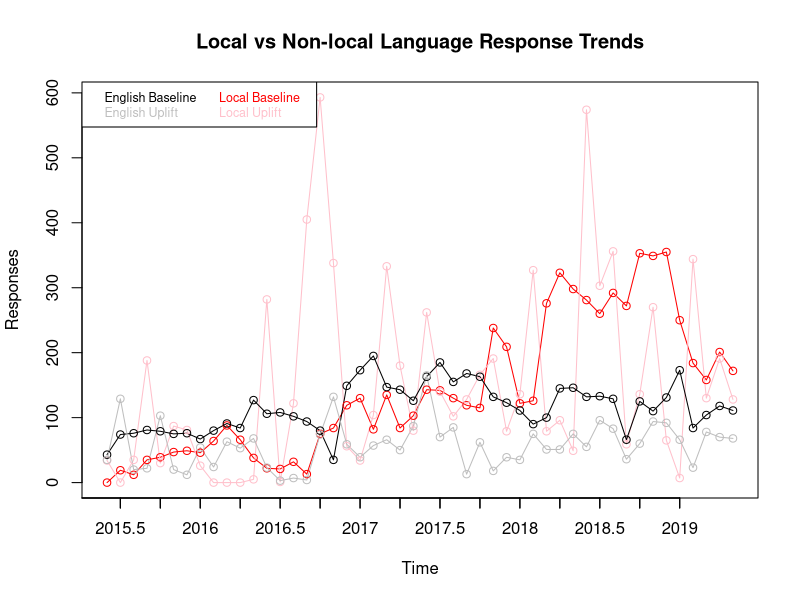
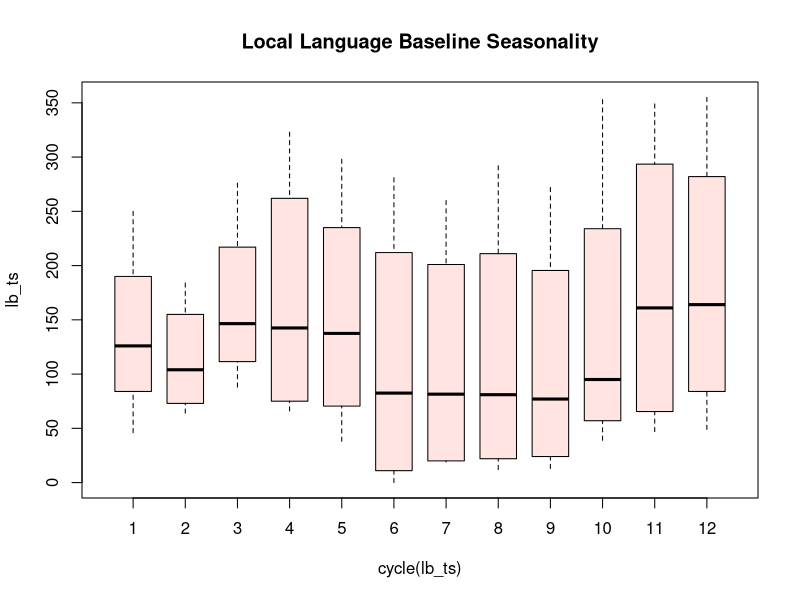
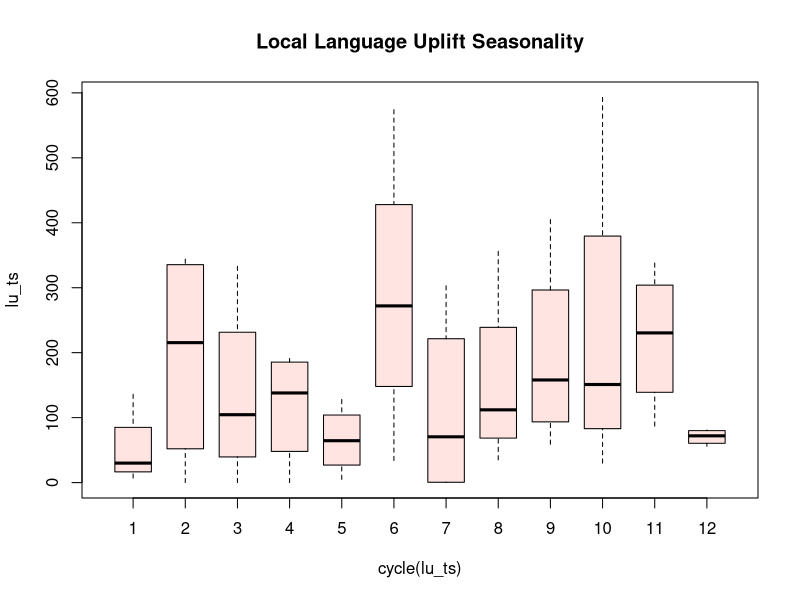
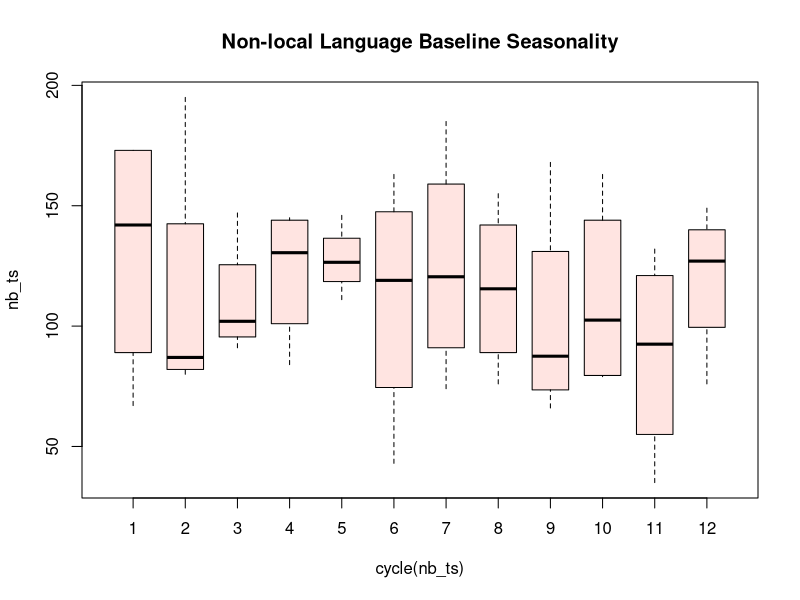
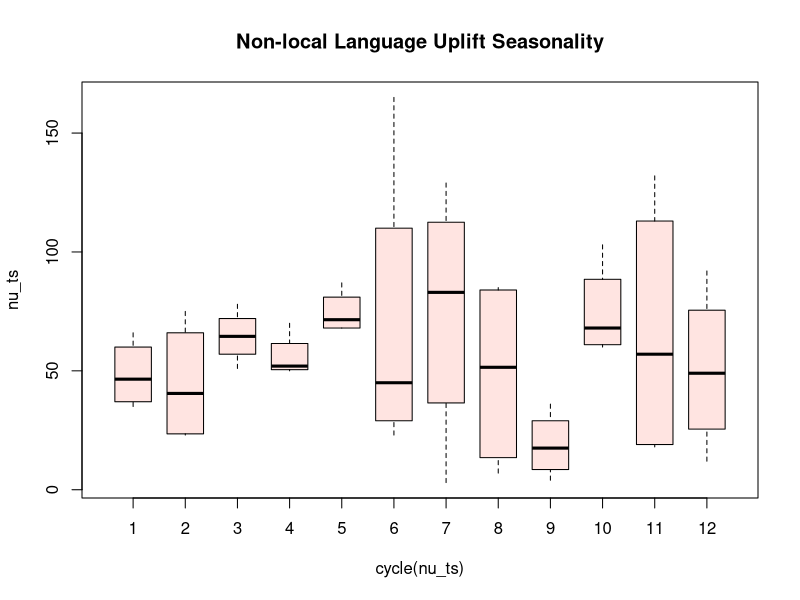
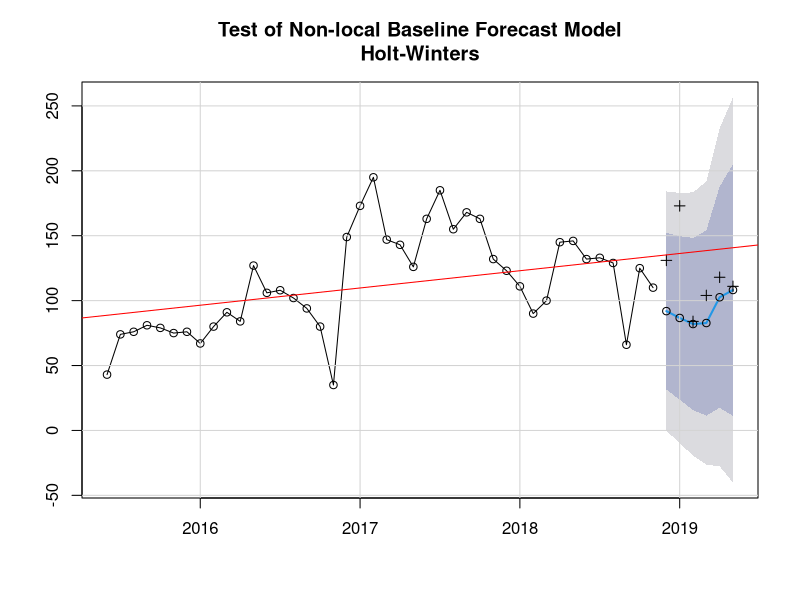
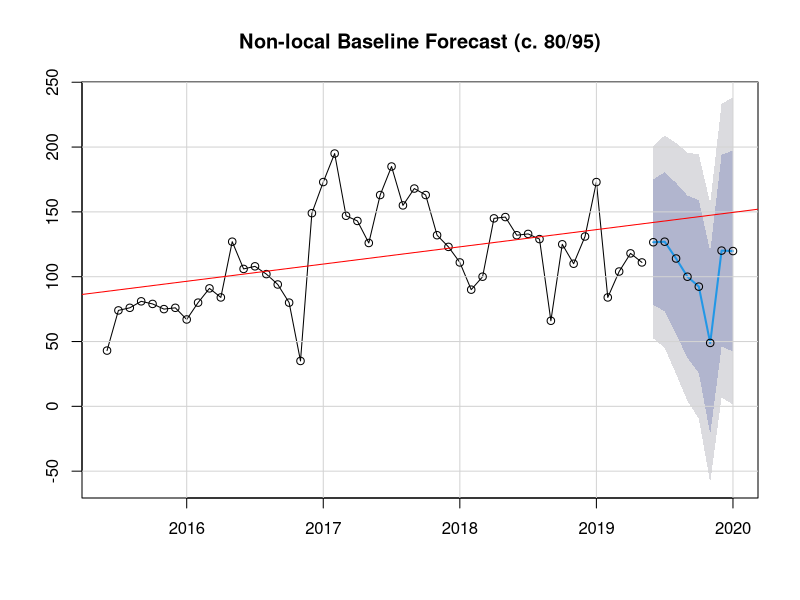

Recreate these plots in R, in order. (Note: this script raises an error after producing the figures.)
library(lubridate)
library(dplyr)
library(forecast)
library(ggplot2)


data <- read.csv('data123.csv')
View(data)
str(data)

### feature tuning
data$Created.Date <- as.Date(data$Start.Date, format = '%m/%d/%Y')
data$Start.Date <- as.Date(data$Start.Date, format = '%m/%d/%Y')
data$Response.Day <- as.Date(data$Response.Day,format = '%m/%d/%Y')
data$Response.Month <- data$Response.Day
day(data$Response.Month) <- 1
str(data)

### imputation

data$bu_flag <- factor(if_else(
                          year(data$Start.Date) < year(data$Response.Day) & 
                            month(data$Start.Date) == 12 & 
                            month(data$Response.Day) == 1, 
                          'Uplift',
                            ifelse(
                              year(data$Created.Date) < year(data$Start.Date) &
                                year(data$Response.Day) < year(data$Start.Date) |
                              year(data$Created.Date) == year(data$Start.Date) &
                                year(data$Response.Day) == year(data$Start.Date) &
                                month(data$Created.Date) <= month(data$Start.Date) & 
                                month(data$Response.Day) <= month(data$Start.Date) + 1,
                              'Uplift','Baseline'
                                )
                            
                            )
)
                       

### subsetting

# isolate trials
responses_notrials <- subset(data, Language != '', select = Campaign.ID:bu_flag)
responses_trials <- subset(data, Language == '', select = Campaign.ID:bu_flag)

# isolate local vs non-local responses            
local_base <- subset(responses_notrials, Language != 'English' & bu_flag == 'Baseline', select = Campaign.ID:bu_flag)
local_up <- subset(responses_notrials, Language != 'English' & bu_flag == 'Uplift', select = Campaign.ID:bu_flag)
  
nonlocal_base <- subset(responses_notrials, Language == 'English' & bu_flag == 'Baseline', select = Campaign.ID:bu_flag)
nonlocal_up <- subset(responses_notrials, Language == 'English' & bu_flag == 'Uplift', select = Campaign.ID:bu_flag)


### rollup and convert to time series


lb_df <- as.data.frame(table(local_base$Response.Month, local_base$bu_flag))
lb_df <- subset(lb_df, Var2 =='Baseline', select = c('Var1','Freq'))
colnames(lb_df)[colnames(lb_df)=='Var1'] <- 'Month'
colnames(lb_df)[colnames(lb_df)=='Freq'] <- 'Baseline_Local'
lb_df$Month <- as.POSIXct(lb_df$Month, format = '%Y-%m-%d')

lu_df <- as.data.frame(table(local_up$Response.Month, local_up$bu_flag))
lu_df <- subset(lu_df, Var2 =='Uplift', select = c('Var1','Freq'))
colnames(lu_df)[colnames(lu_df)=='Var1'] <- 'Month'
colnames(lu_df)[colnames(lu_df)=='Freq'] <- 'Uplift_Local'
lu_df$Month <- as.POSIXct(lu_df$Month, format = '%Y-%m-%d')

nb_df <- as.data.frame(table(nonlocal_base$Response.Month, nonlocal_base$bu_flag))
nb_df <- subset(nb_df, Var2 =='Baseline', select = c('Var1','Freq'))
colnames(nb_df)[colnames(nb_df)=='Var1'] <- 'Month'
colnames(nb_df)[colnames(nb_df)=='Freq'] <- 'Baseline_English'
nb_df$Month <- as.POSIXct(nb_df$Month, format = '%Y-%m-%d')


nu_df <- as.data.frame(table(nonlocal_up$Response.Month, nonlocal_up$bu_flag))
nu_df <- subset(nu_df, Var2 =='Uplift', select = c('Var1','Freq'))
colnames(nu_df)[colnames(nu_df)=='Var1'] <- 'Month'
colnames(nu_df)[colnames(nu_df)=='Freq'] <- 'Uplift_English'
nu_df$Month <- as.POSIXct(nu_df$Month, format = '%Y-%m-%d')


### impute uplift with months where MR = 0

ts <- seq.POSIXt(as.POSIXct("2015-6-01 0:00",'%Y-%m-%d %H:%M'), as.POSIXct("2019-05-01 0:00",'%Y-%m-%d %H:%M'), by="month")

ts <- seq.POSIXt(as.POSIXlt("2015-6-01"), as.POSIXlt("2019-05-01"), by="month")
ts <- format.POSIXct(ts,'%Y-%m-%d')

df <- data.frame(timestamp=ts)

df$Month<-as.POSIXct(df$timestamp,format="%Y-%m-%d")

# impute local
lu_df <- full_join(df,lu_df)
lu_df$timestamp <- NULL

lu_df <- lu_df %>% group_by(Month) %>% mutate_each(funs(ifelse(is.na(.),0,.)))
lu_df <- as.data.frame(lu_df)

lb_df <- full_join(df,lb_df)
lb_df$timestamp <- NULL

lb_df <- lb_df %>% group_by(Month) %>% mutate_each(funs(ifelse(is.na(.),0,.)))
lb_df <- as.data.frame(lb_df)

#impute non-local

nu_df <- full_join(df, nu_df)
nu_df$timestamp <- NULL

nu_df <- nu_df %>% group_by(Month) %>% mutate_each(funs(ifelse(is.na(.),0,.)))
nu_df <- as.data.frame(nu_df)




# =================================
# Exploratory Time Series Analysis
# =================================

# overlap individual time series

lb_ts <- ts(lb_df$Baseline_Local, start = c(2015, 6), end = c(2019, 5), frequency = 12)
lu_ts <- ts(lu_df$Uplift_Local, start = c(2015, 6), end = c(2019, 5), frequency = 12)
nb_ts <- ts(nb_df$Baseline_English, start = c(2015, 6), end = c(2019, 5), frequency = 12)
nu_ts <- ts(nu_df$Uplift_English, start = c(2015, 6), end = c(2019, 5), frequency = 12)

# local <- full_join(lb_df,lu_df)
# english <- full_join(nb_df, nu_df)

ts.plot(lb_ts, lu_ts, nb_ts, nu_ts, 
        col = c('red', 'pink', 'black', 'gray'), 
        main = 'Local vs Non-local Language Response Trends',
        ylab = 'Responses',
        lwd=1,
        gpars=list(xaxt="n"))
axis(1, at=seq(2015-.25,2019,.25),labels=NA) 
axis(1, at=seq(2015-.25,2019,.25),labels = seq(2015-.25,2019,.25),lwd.ticks=1.2) 
points(lb_ts, pch = 1, col = 'red')
points(lu_ts, pch = 1, col = 'pink')
points(nb_ts, pch = 1, col = 'black')
points(nu_ts, pch = 1, col = 'gray')
legend("topleft", 
       legend=c("English Baseline", "English Uplift", "Local Baseline","Local Uplift"), 
       text.col=c('black','gray','red','pink'), 
       ncol = 2,
       cex = 0.75)

# =================================
#  Time Series Forecasting
# =================================

boxplot(lb_ts ~ cycle(lb_ts), col = 'mistyrose', 
        main = "Local Language Baseline Seasonality",
        boxwex = 0.7,
        staplelty = 0)

boxplot(lu_ts ~ cycle(lu_ts), col = 'mistyrose', 
        main = "Local Language Uplift Seasonality",
        boxwex = 0.7,
        staplelty = 0)

boxplot(nb_ts ~ cycle(nb_ts), col = 'mistyrose', 
        main = "Non-local Language Baseline Seasonality",
        boxwex = 0.7,
        staplelty = 0)

boxplot(nu_ts ~ cycle(nu_ts), col = 'mistyrose', 
        main = "Non-local Language Uplift Seasonality",
        boxwex = 0.7,
        staplelty = 0)

# ============================================================
# Create in/out sample & train model for non-local baseline
# ============================================================

# MR data for test
sample_in_nonlocal <- ts(nb_df$Baseline_English, start = c(2015, 6), end = c(2018, 11), frequency = 12)
sample_out_nonlocal <- window(nb_ts, start = c(2018, 12), end = c(2019, 5), frequency = 12)

fit <- HoltWinters(sample_in_nonlocal, alpha = 0.2, beta = 0.2, gamma = 0.7, seasonal = "multiplicative")
fit


forecast <- forecast(fit, h = 6, level = c(80,95))
#forecast$mean<-exp(forecast$mean)
#forecast$upper<-exp(forecast$upper)
#forecast$lower<-exp(forecast$lower)
#forecast$x<-exp(forecast$x)
plot(forecast, main = "Test of Non-local Baseline Forecast Model\nHolt-Winters")
grid (NULL,NULL, lty = 1, col = "light gray") 
points(sample_in_nonlocal, pch = 1)
points(forecast$mean, pch = 1)
points(sample_out_nonlocal, pch = 3)
abline(reg = lm(nb_ts ~ time(nb_ts)), col = 'red')

out <- as.vector(sample_out_nonlocal)
pred <- as.vector(forecast$mean)
diff <- pred - out
percent.diff <- round((abs(diff)/out)*100,digits=1)

t1 <- data.frame(out,pred,diff,percent.diff)
t1


# =======================
# Forecast using Model
# =======================

fit <- HoltWinters(nb_ts, alpha = 0.4709647, beta = 0, gamma = 0.1511993)

summary(fit)

forecast <- forecast(fit, h = 8, level = c(80,95))

#forecast$mean<-exp(forecast$mean)
#forecast$upper<-exp(forecast$upper)
#forecast$lower<-exp(forecast$lower)
#forecast$x<-exp(forecast$x)
plot(forecast, main = "Non-local Baseline Forecast (c. 80/95)")
grid (NULL,NULL, lty = 1, col = "light gray") 
points(nb_ts, pch = 1)
points(forecast$mean, pch = 1)
abline(reg = lm(nb_ts ~ time(nb_ts)), col = 'red')


t2 <- data.frame(forecast$lower, forecast$mean, forecast$upper)
t2



# =====================================================
# Derive uplift levels - avg uplift % by campaign type
# =====================================================

# group by campaign

View(nonlocal_up)
a <- nonlocal_up %>% group_by(Campaign.ID, Campaign.Type, Response.Month) %>% summarize(count = n()) %>% arrange(desc(count)) 
a_df <- as.data.frame(a)
colnames(a_df)[colnames(a_df)=='count'] <- 'Uplift'

# join with baseline to pull in monthly baseline
b <- nonlocal_base %>% group_by(Response.Month) %>% summarize(count = n()) %>% arrange(Response.Month)
b_df <- as.data.frame(b)
colnames(b_df)[colnames(b_df)=='count'] <- 'Baseline'

c <- full_join(a_df,b_df)

# calculate baseline contribution at the campaign level

c$Uplift.Ratio <- (c$Uplift / c$Baseline)*100

# visualize uplift ratio distribution

boxplot(Uplift.Ratio ~ Campaign.Type, data = c,
        col = 'mistyrose', 
        main = "Non-local Uplift Contribution by Campaign Type",
        xlab = "Uplift Ration: % of Baseline",
        boxwex = 0.7,
        staplelty = 0,
        las = 2,
        horizontal = TRUE)

# calc and visualize average % uplift for each campaign type

mean_Uplift.Ratio <- c %>% group_by(Campaign.Type) %>% summarize(mean = mean(Uplift.Ratio)) %>% arrange(desc(mean))
View(mean_Uplift.Ratio)

d <- full_join(mean_Uplift.Ratio,c)
d <- as.data.frame(d)

ggplot(d, aes(x = Campaign.Type, y = Uplift.Ratio)) + 
  geom_point(alpha = .2) +
  geom_point(aes(x = Campaign.Type, y = mean), color = 'red', shape = 4, stroke = 1.5) +
  coord_flip() +
  geom_jitter(alpha = .2) +
  theme(axis.text.x = element_text(angle = 90, hjust = 1)) + 
  ggtitle('Non-local Uplift Contribution by Campaign Type') +
  ylab('Uplift Ratio: % of Baseline')

View(mean_Uplift.Ratio)



# ============================================================
# Create in/out sample & train model for local baseline
# ============================================================

# MR data for test
sample_in_local <- ts(lb_df$Baseline_Local, start = c(2015, 6), end = c(2018, 11), frequency = 12)
sample_out_local <- window(lb_ts, start = c(2018, 12), end = c(2019, 5), frequency = 12)

fit <- HoltWinters(sample_in_local, alpha = 0.7, beta = 0.003861955, gamma = 0.8)
fit

forecast <- forecast(fit, h = 6, level = c(80,95))
#forecast$mean<-exp(forecast$mean)
#forecast$upper<-exp(forecast$upper)
#forecast$lower<-exp(forecast$lower)
#forecast$x<-exp(forecast$x)
plot(forecast, main = "Test of Local Baseline Forecast Model\nHolt-Winters")
grid (NULL,NULL, lty = 1, col = "light gray") 
points(sample_in_local, pch = 1)
points(forecast$mean, pch = 1)
points(sample_out_local, pch = 3)
abline(reg = lm(lb_ts ~ time(lb_ts)), col = 'red')

out <- as.vector(sample_out_local)
pred <- as.vector(forecast$mean)
diff <- pred - out
percent.diff <- round((abs(diff)/out)*100,digits=1)

t1 <- data.frame(out,pred,diff,percent.diff)
t1


# =======================
# Forecast using Model
# =======================

fit <- HoltWinters(lb_ts, alpha = 0.7, beta = 0.003861955, gamma = 0.8)
fit

forecast <- forecast(fit, h = 8, level = c(80,95))

#forecast$mean<-exp(forecast$mean)
#forecast$upper<-exp(forecast$upper)
#forecast$lower<-exp(forecast$lower)
#forecast$x<-exp(forecast$x)
plot(forecast, main = "Local Baseline Forecast (c. 80/95)")
grid (NULL,NULL, lty = 1, col = "light gray") 
points(lb_ts, pch = 1)
points(forecast$mean, pch = 1)
abline(reg = lm(lb_ts ~ time(lb_ts)), col = 'red')


t2 <- data.frame(forecast$lower, forecast$mean, forecast$upper)
t2



# =====================================================
# Derive uplift levels - avg uplift % by campaign type
# =====================================================


View(local_up)
a <- local_up %>% group_by(Campaign.ID, Campaign.Type, Response.Month) %>% summarize(count = n()) %>% arrange(desc(count)) 
a_df <- as.data.frame(a)
colnames(a_df)[colnames(a_df)=='count'] <- 'Uplift'

# join with baseline table to bring in Baseline for time period under campaign uplift
b <- local_base %>% group_by(Response.Month) %>% summarize(count = n()) %>% arrange(Response.Month)
b_df <- as.data.frame(b)
colnames(b_df)[colnames(b_df)=='count'] <- 'Baseline'

c <- full_join(a_df,b_df)
c_noNA <- subset(c, !is.na(Baseline), select = Campaign.ID:Baseline)

# divide uplift in month by baseline in-month to derive % of baseline boosted by each campaign

c_noNA$Uplift.Ratio <- (c_noNA$Uplift / c_noNA$Baseline)*100

# visualize uplift ratio distribution

boxplot(Uplift.Ratio ~ Campaign.Type, data = c_noNA,
        col = 'mistyrose', 
        main = "Local Uplift Contribution by Campaign Type",
        xlab = "Uplift Ration: % of Baseline",
        boxwex = 0.7,
        staplelty = 0,
        las = 2,
        horizontal = TRUE)

# calc and visualize average % uplift for each campaign type

mean_Uplift.Ratio <- c_noNA %>% group_by(Campaign.Type) %>% summarize(mean = mean(Uplift.Ratio)) %>% arrange(desc(mean))
mean_Uplift.Ratio


d <- full_join(mean_Uplift.Ratio,c_noNA)
d <- as.data.frame(d)



ggplot(d, aes(x = Campaign.Type, y = Uplift.Ratio)) + 
  geom_point(alpha = .2) +
  geom_point(aes(x = Campaign.Type, y = mean), color = 'red', shape = 4, stroke = 1.5) +
  coord_flip() +
  geom_jitter(alpha = .2) +
  theme(axis.text.x = element_text(angle = 90, hjust = 1)) + 
  ggtitle('Local Uplift Contribution by Campaign Type') +
  ylab('Uplift Ratio: % of Baseline')

View(mean_Uplift.Ratio)
